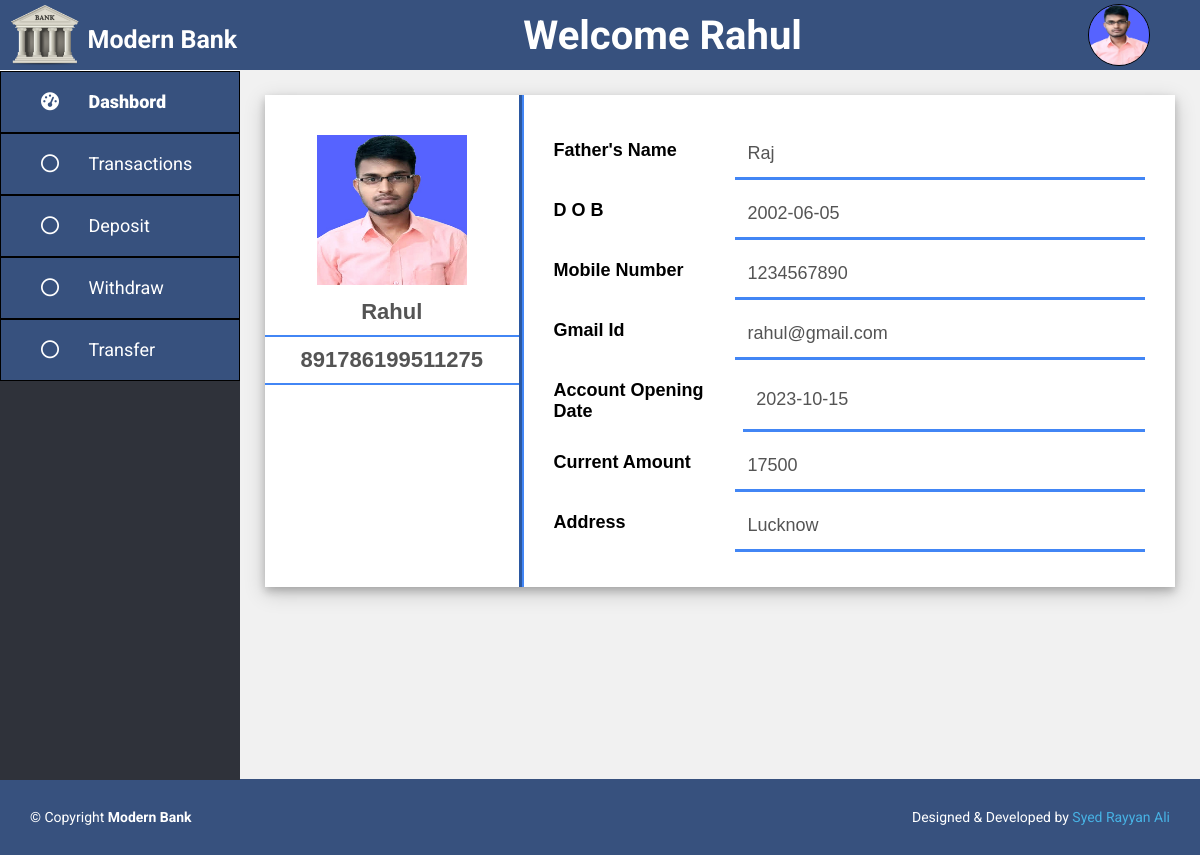
/user/profile.php (signed in), run on the app's committed database.
### tables this page shows
CREATE TABLE `customer` (
  `Customer_Id` int(11) NOT NULL,
  `Account_Number` bigint(20) DEFAULT NULL,
  `Name` char(30) DEFAULT NULL,
  `Father_Name` char(30) DEFAULT NULL,
  `DOB` date DEFAULT NULL,
  `Mobile_Number` bigint(20) DEFAULT NULL,
  `Gmail_Id` char(30) DEFAULT NULL,
  `Account_Opening_Date` date DEFAULT NULL,
  `Address` char(50) DEFAULT NULL,
  `Opening_Amount` int(11) DEFAULT NULL,
  `Image_Name` varchar(100) DEFAULT NULL
);

### user/profile.php (the view)
<?php
    include 'header.php';
    $user = $_SESSION["user"];
    $result = mysqli_query($conn, "SELECT * FROM customer WHERE Customer_Id = '{$user['userId']}'");
?>
        <div class="container">
            <div class="profile">
                <?php
                    if(mysqli_num_rows($result) > 0){
                        while($row = mysqli_fetch_assoc($result)){
                ?>
                <div class="left-side">
                    <div class="img-box">
                        <img src="../admin/user-img/<?php echo $row['Image_Name']; ?>" style="width: 150px; height: 150px;">
                    </div>
                    <div class="input-box">
                        <input type="text" value="<?php echo $row['Name']; ?>" disabled>
                    </div>
                    <div class="input-box">
                        <input type="number" value="<?php echo $row['Account_Number']; ?>" disabled>
                    </div>
                </div>
                <div class="right-side">
                    <div class="input-box">
                        <label for="fname">Father's Name</label>
                        <input type="text" id="fnmae" value="<?php echo $row['Father_Name']; ?>" disabled>
                    </div>
                    <div class="input-box">
                        <label for="dob">D O B</label>
                        <input type="text" value="<?php echo $row['DOB']; ?>" onfocus="this.type='date'" onblur="this.type='text'" id="dob" disabled>
                    </div>
                    <div class="input-box">
                        <label for="mnumber">Mobile Number</label>
                        <input type="number" id="mnumber" value="<?php echo $row['Mobile_Number']; ?>" disabled>
                    </div>
                    <div class="input-box">
                        <label for="gmail">Gmail Id</label>
                        <input type="email" id="gmail" value="<?php echo $row['Gmail_Id']; ?>" disabled>
                    </div>
                    <div class="input-box">
                        <label for="accountopendate">Account Opening Date</label>
                        <input type="text" id="accountopendate" value="<?php echo $row['Account_Opening_Date']; ?>" onfocus="this.type='date'" onblur="this.type='text'" disabled>
                    </div>
                    <div class="input-box">
                        <label>Current Amount</label>
                        <input type="text" name="currentamount" value="<?php echo $row['Opening_Amount']; ?>"disabled>
                    </div>
                    <div class="input-box">
                        <label for="address">Address</label>
                        <input type="text" id="address" value="<?php echo $row['Address']; ?>" disabled>
                    </div>
                </div>
                <?php
                        }
                    }
                ?>
            </div>
        </div>
    </div>
<?php
    include 'footer.php';
?>

### user/header.php (shortened to what this page needs)
<?php
    include '../config.php';
    $user = $_SESSION["user"];
    $result = mysqli_query($conn, "SELECT * FROM customer WHERE Customer_Id = '{$user['userId']}'");
    $row = mysqli_fetch_assoc($result);
?>
<!DOCTYPE html>
<html lang="en">
<head>
    <link rel="stylesheet" href="https://cdnjs.cloudflare.com/ajax/libs/font-awesome/6.4.2/css/all.min.css">
    <link href="../assets/css/user.css" rel="stylesheet">
</head>
<body>
    <header>
        <div class="logo">
            <img src="../assets/img/logo.png" alt="">
            <a href="dashbord.php">
                <h3>
                    Modern Bank
                </h3>
            </a>
        </div>
        <h2>Welcome <?php echo $user["userName"]; ?> </h2>
        <img src="../admin/user-img/<?php echo $row['Image_Name']; ?>" alt="" class="user-pic" onclick="toggleMenu()">
    </header>
    <div class="main">
        <div class="side-nav">
            <a href="dashbord.php">
                <i class="fa-solid fa-gauge-high">
                    <span>Dashbord</span>
                </i>
            </a>
            <a href="transaction.php">
                <i class="fa-regular fa-circle">
                    <span>Transactions</span>
                </i>
            </a>
            <a href="deposit.php">
                <i class="fa-regular fa-circle">
                    <span>Deposit</span>
                </i>
            </a>
            <a href="withdraw.php">
                <i class="fa-regular fa-circle">
                    <span>Withdraw</span>
                </i>
            </a>
            <a href="transfer.php">
                <i class="fa-regular fa-circle">
                    <span>Transfer</span>
                </i>
            </a>
        </div>

### assets/css/user.css (style rules this page uses)
body { margin: 0; padding: 0; font-family: 'Roboto', sans-serif; height: 100vh; }
header { background: #37517e; width: 100%; height: 70px; position: sticky; top: 0; display: flex; align-items: center; justify-content: space-between; }
header .logo { height: 100%; display: flex; }
header .logo a { text-decoration: none; }
header .logo a h3 { color: #fff; align-items: center; font-size: 25px; cursor: pointer; }
header h2 { font-size: 40px; color: white; }
.user-pic { width: 60px; height: 60px; border: 1px solid black; border-radius: 50%; cursor: pointer; margin-right: 50px; }
.main { width: 100%; display: flex; height: 88.6vh; }
.side-nav { background: #2f323a; margin-top: 1px; width: 20%; height: 100%; transition: 0.5s; }
.side-nav a { color: #fff; background: #37517e; display: block; width: 100%; line-height: 60px; font-size: 18px; border: 1px solid black; text-decoration: none; padding-left: 40px; box-sizing: border-box; transition: 0.5s; }
.side-nav i span { font-family: 'Roboto', sans-serif; margin-left: 25px; }
.container { width: 80%; min-height: 88.6vh; background: #f1f1f1; overflow-y: auto; }
.profile { height: auto; background-color: white; display: flex; margin: 25px; box-shadow: 0 4px 8px 0 rgba(0, 0, 0, 0.2), 0 6px 20px 0 rgba(0, 0, 0, 0.19); }
.profile .left-side { width: 30%; }
.profile .left-side .img-box { width: 100%; text-align: center; margin-top: 40px; }
.profile .left-side .input-box { display: flex; }
.profile .left-side .input-box input { width: 93%; text-align: center; font-size: 22px; font-weight: bold; border: none; border-bottom: 2px solid #4286f5; padding: 10px; outline: none; background-color: transparent; }
.profile .right-side { width: 70%; border-left: 5px groove #4286f5; padding: 30px; }
.profile .right-side .input-box { display: flex; justify-content: space-between; }
.profile .right-side .input-box label { font-size: 18px; font-weight: bold; font-family: sans-serif; margin: 15px 0px; }
.profile .right-side .input-box input { width: 65%; font-size: 18px; border: none; padding: 13px; margin: 5px 0px; outline: none; background-color: transparent; border-bottom: 3px solid #4286f5; }

### data on the page
customer: Name "Rahul", Image_Name (picture), Account_Number "891786199511275", Father_Name "Raj", DOB "2002-06-05", Mobile_Number "1234567890", Gmail_Id "rahul@gmail.com", Account_Opening_Date "2023-10-15", currentamount "17500", Address "Lucknow"
